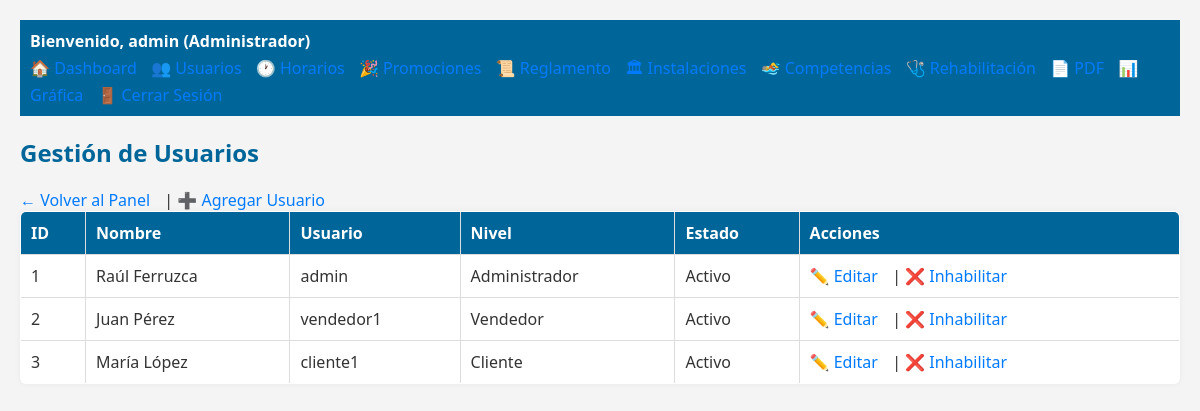
Screenshot of /admin/gestionar_usuarios.php (signed in) with the database file from the repository.
### tables this page shows
CREATE TABLE usuarios (
    id INT AUTO_INCREMENT PRIMARY KEY,
    nombre VARCHAR(100),
    usuario VARCHAR(50) UNIQUE,
    password VARCHAR(255),
    nivel ENUM('Administrador','Vendedor','Cliente') NOT NULL,
    estado TINYINT DEFAULT 1
);

### admin/gestionar_usuarios.php (the view, shortened to what this page needs)
<?php
require_once '../database/conexion.php';
include '../includes/navbar.php';
$sql = $conn->query("SELECT * FROM usuarios");
$usuarios = $sql->fetchAll(PDO::FETCH_ASSOC);
?>
<!DOCTYPE html>
<html lang="es">
<head>
    <link rel="stylesheet" href="../assets/estilos.css">
</head>
<body>
    <h2>Gestión de Usuarios</h2>
    <a href="dashboard.php">← Volver al Panel</a> |
    <a href="registrar_usuario.php">➕ Agregar Usuario</a>
    <table border="1" cellpadding="10">
        <thead>
            <tr>
                <th>ID</th>
                <th>Nombre</th>
                <th>Usuario</th>
                <th>Nivel</th>
                <th>Estado</th>
                <th>Acciones</th>
            </tr>
        </thead>
        <tbody>
            <?php foreach ($usuarios as $u): ?>
            <tr>
                <td><?= $u['id'] ?></td>
                <td><?= $u['nombre'] ?></td>
                <td><?= $u['usuario'] ?></td>
                <td><?= $u['nivel'] ?></td>
                <td><?= $u['estado'] ? 'Activo' : 'Inactivo' ?></td>
                <td>
                    <a href="editar_usuario.php?id=<?= $u['id'] ?>">✏️ Editar</a> |
                    <?php if ($u['estado']): ?>
                        <a href="inhabilitar_usuario.php?id=<?= $u['id'] ?>" onclick="return confirm('¿Seguro que deseas inhabilitar este usuario?')">❌ Inhabilitar</a>
                    <?php else: ?>
                        <a href="rehabilitar_usuario.php?id=<?= $u['id'] ?>" onclick="return confirm('¿Reactivar este usuario?')">✅ Rehabilitar</a>
                    <?php endif; ?>
                </td>
            </tr>
            <?php endforeach; ?>
        </tbody>
    </table>
</body>
</html>

### assets/estilos.css (style rules this page uses)
body { font-family: 'Segoe UI', sans-serif; background-color: #f4f4f4; margin: 0; padding: 20px; color: #333; }
h2 { color: #006699; }
a { text-decoration: none; color: #007BFF; margin-right: 10px; }
table { width: 100%; border-collapse: collapse; background-color: #fff; border-radius: 6px; box-shadow: 0 0 6px rgba(0,0,0,0.05); overflow: hidden; }
table th, table td { border: 1px solid #ddd; padding: 10px; text-align: left; }
table th { background-color: #006699; color: white; }

### rows the page displays
usuarios: id "1", nombre "Raúl Ferruzca", usuario "admin", nivel "Administrador", estado "Activo"
usuarios: id "2", nombre "Juan Pérez", usuario "vendedor1", nivel "Vendedor", estado "Activo"
usuarios: id "3", nombre "María López", usuario "cliente1", nivel "Cliente", estado "Activo"

### other values shown
$usuario "admin"
$nivel "Administrador"
